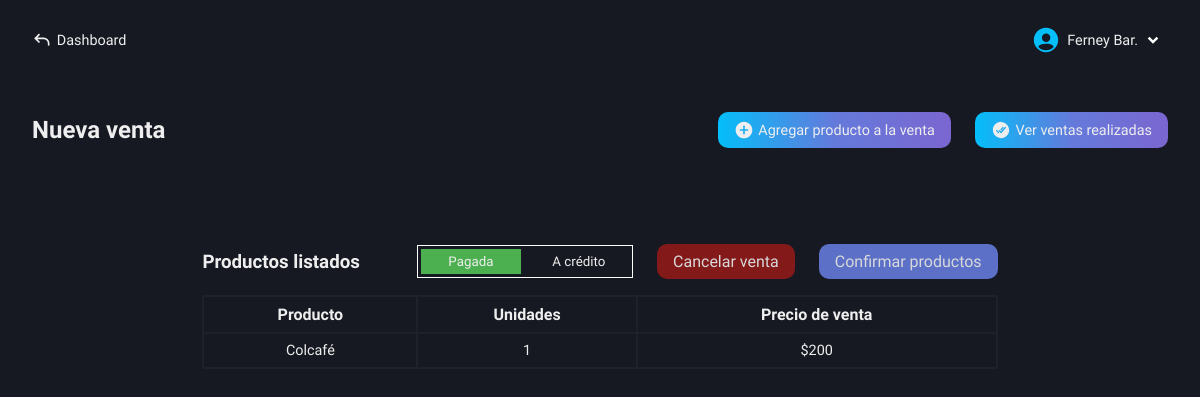
The app's page /roles/store/sales/new-sale.php (signed in), older data.
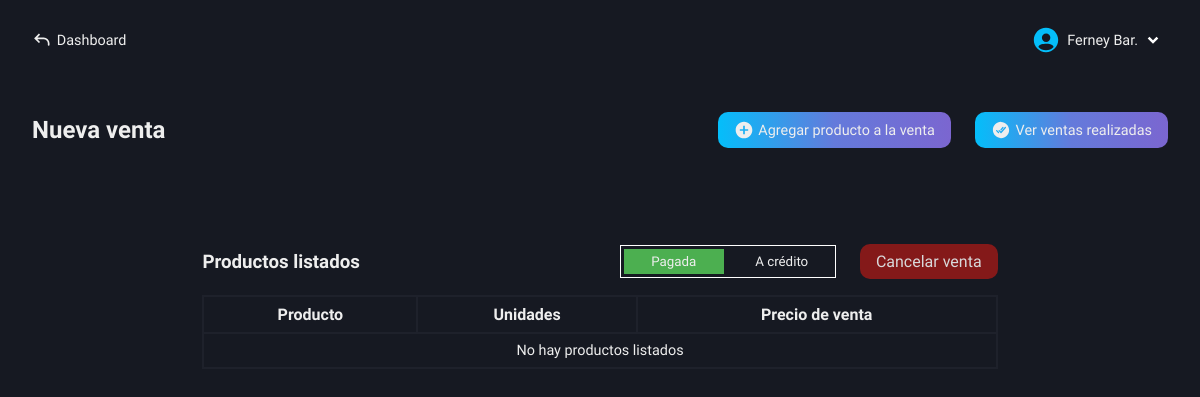
The same page, newer data.
### tables this page shows
CREATE TABLE `users` (
  `id` int(11) NOT NULL AUTO_INCREMENT,
  `name` varchar(100) NOT NULL,
  `lastname` varchar(100) NOT NULL,
  `email` varchar(100) NOT NULL,
  `phone_number` varchar(100) NOT NULL,
  `pass` varchar(100) NOT NULL,
  `name_business` varchar(100) NOT NULL,
  `role` varchar(100) NOT NULL,
  PRIMARY KEY (`id`)
);

CREATE TABLE `cart_store` (
  `id` int(11) NOT NULL AUTO_INCREMENT,
  `product_name` varchar(100) NOT NULL,
  `cart_stock` int(11) NOT NULL,
  `sale_price` decimal(50,0) NOT NULL,
  PRIMARY KEY (`id`)
);

### roles/store/sales/new-sale.php (the view, shortened to what this page needs)
<!DOCTYPE html>
<html lang="es">
<head>
    <link rel="stylesheet" href="../../../css/store/new-sale.css">
    <link rel="stylesheet" href="../../../css/base-premium.css">
    <link rel="stylesheet" href="../../../css/store/base-autocomplete.css">
    <link rel="stylesheet" href="https://code.jquery.com/ui/1.12.1/themes/base/jquery-ui.css">
    <?php
        include("../../../conexion.php");
        if (isset($_SESSION['user_id'])) {
            $id_user = $_SESSION['user_id'];
        } else {
            header("Location: ../../../index.php");
            exit();
        }
    ?>
</head>
<body>
    <main class="main">
        <nav class="nav-dash">
            <a href="../../dashboard-store.php" class="go-dash">
                <svg xmlns="http://www.w3.org/2000/svg" width="20" height="20" viewBox="0 0 24 24"><path fill="#eee" d="m4 10l-.707.707L2.586 10l.707-.707zm17 8a1 1 0 1 1-2 0zM8.293 15.707l-5-5l1.414-1.414l5 5zm-5-6.414l5-5l1.414 1.414l-5 5zM4 9h10v2H4zm17 7v2h-2v-2zm-7-7a7 7 0 0 1 7 7h-2a5 5 0 0 0-5-5z"/></svg>
                <p>Dashboard</p>
            </a>
            <div class="user-modal">
                <div class="username">
                    <div class="name-down">
                        <?php
                            $queryData = "SELECT name, lastname FROM users WHERE id = $id_user";
                            $result = mysqli_query($conexion, $queryData);
                            $rowData = mysqli_fetch_assoc($result);
                            echo "<p class='name'>" . $rowData['name'] . ' ' . substr($rowData['lastname'], 0, 3) . ".</p>";
                        ?>
                        <img src="../../../svg/down-arrow.svg" alt="">
                    </div>
                </div>
            </div>
        </nav>
        <section class="new-sale-products" id="hidden-modal">
            <div class="new-sale">
                <div class="tlt-button">
                    <h2 class="tlt-function">Nueva venta</h2>
                    <div class="add-see">
                        <div class="button-add-product-sale bg-btn">
                            <svg xmlns="http://www.w3.org/2000/svg" width="20" height="20" viewBox="0 0 24 24"><path fill="#eee" d="M12 2C6.477 2 2 6.477 2 12s4.477 10 10 10s10-4.477 10-10S17.523 2 12 2m5 11h-4v4h-2v-4H7v-2h4V7h2v4h4z"/></svg>
                            <p>Agregar producto a la venta</p>
                        </div>
                        <a href="sales-made.php" class="button-function bg-btn">
                            <p>Ver ventas realizadas</p>
                        </a>
                    </div>
                </div>
                <div class="content-table">
                    <div class="tlt-buttons-sale">
                        <div class="list-message">
                            <h3 class="tlt">Productos listados</h3>
                        </div>
                        <div class="cancel-generate-buttons">
                            <div class="options-pay-credit">
                                <button type="button" class="btn-options btn-pay locked-button">Pagada</button>
                                <button type="button" class="btn-options btn-credit locked-button">A crédito</button>
                            </div>
                            <a href="functions/cancel-sale.php">
                                <p>Cancelar venta</p>
                            </a>
                            <?php
                                $query = "SELECT COUNT(*) AS total FROM cart_store";
                                $result = mysqli_query($conexion, $query);
                                $row = mysqli_fetch_assoc($result);
                                if ($row['total'] > 0):
                            ?>
                                <button type="button" class="button-confirm">Confirmar productos</button>
                            <?php
                                endif;
                            ?>
                        </div>
                    </div>
                    <table>
                        <tr>
                            <th>Producto</th>
                            <th>Unidades</th>
                            <th>Precio de venta</th>
                        </tr>
                        <?php
                            $getData = "SELECT * FROM cart_store";
                            $resultData = mysqli_query($conexion, $getData);
                            if($resultData -> num_rows > 0){
                                while ($row = mysqli_fetch_array($resultData)){
                                    echo "<tr>
                                            <td>" . ucfirst($row['product_name']) . "</td>
                                            <td>" . $row['cart_stock'] . "</td>
                                            <td>$" . number_format($row['sale_price'], 0) . "</td>
                                          </tr>";
                                }
                            } else {
                                echo "<tr>
                                        <td colspan='3'>No hay productos listados</td>
                                     </tr>";
                            }
                        ?>
                    </table>
                </div>
            </div>
        </section>
    </main>
</body>
</html>

### css/store/new-sale.css (style rules this page uses)
.main { display: grid; grid-template-columns: 1fr; grid-template-rows: 80px auto; height: 100vh; background-color: var(--color-dark-blue-gray); }
.new-sale-products { grid-column: 1 / 2; grid-row: 2 / 3; padding: 2rem; box-sizing: border-box; background-color: var(--color-dark-blue-gray); }
.new-sale { display: flex; flex-direction: column; gap: 3rem; }
.tlt-button { display: flex; align-items: center; justify-content: space-between; }
.add-see { display: flex; align-items: center; gap: 1.5rem; }
.button-add-product-sale { display: flex; align-items: center; gap: .3rem; padding: .5rem 1rem; border-radius: 10px; cursor: pointer; font-size: .9rem; }
.button-function { display: flex; align-items: center; gap: .3rem; padding: .5rem 1rem; border-radius: 10px; font-size: .9rem; text-decoration: none; }
.content-table { margin-top: 3rem; }
.tlt-buttons-sale { width: 80%; margin: auto auto 1rem auto; display: flex; align-items: center; justify-content: space-between; }
.cancel-generate-buttons { display: flex; align-items: center; gap: 1.5rem; }
.cancel-generate-buttons a { display: flex; align-items: center; gap: .3rem; text-decoration: none; padding: .5rem 1rem; box-sizing: border-box; border-radius: 10px; background-color: var(--color-dark-red); opacity: .9; }
.options-pay-credit { display: flex; align-items: center; justify-content: center; gap: .5rem; padding: .2rem; border: 1px solid var(--color-white); }
.options-pay-credit button:first-child { background-color: var(--color-dark-green); }
.btn-options { padding: .3rem 0; width: 100px; box-sizing: border-box; border: none; background-color: transparent; text-align: center; cursor: pointer; }
table, th, td { border: 2px solid var(--color-slate-gray); border-collapse: collapse; }
table { width: 80%; margin: auto; }
th, td { padding: .5rem 0; text-align: center; }
td { font-size: .9rem; font-weight: 300; }
@media (max-width: 1400px) { .tlt-buttons-sale { width: 70%; } }
@media (max-width: 1400px) { table { width: 70%; } }
.button-confirm { background-color: var(--color-blue-stone); outline: none; border: none; border-radius: 10px; padding: .5rem 1rem; box-sizing: border-box; font-size: 1rem; cursor: pointer; opacity: .9; }

### css/base-premium.css (style rules this page uses)
.locked-button { pointer-events: none; background: transparent; }

### css/base-nav-dash.css (style rules this page uses)
* { color: #eee; }
.nav-dash { grid-column: 1 / 2; grid-row: 1 / 2; display: flex; align-items: center; justify-content: space-between; padding: 0 2rem; box-sizing: border-box; user-select: none; }
.username { display: flex; align-items: center; gap: .4rem; cursor: pointer; }
.name-down { display: flex; align-items: center; }
.name-down .name { color: #eee; font-size: .9rem; }
.go-dash { display: flex; align-items: center; gap: .3rem; text-decoration: none; }
.go-dash p { font-size: .9rem; color: #eee; }

### css/base-btn-bd.css (style rules this page uses)
.bg-btn { background: linear-gradient( 90deg, #04BEFA, #647adb, #7b66d0, #9554c9, #04BEFA ); background-size: 200%; animation: gradient-move 5s infinite; transition: transform 0.2s, box-shadow 0.2s; }

Row changes from the older to the newer data that the page shows:
removed cart_store: product_name "Colcafé", cart_stock "1", sale_price "200"
Text that changed along with them:
text no longer shown: "Confirmar productos"
text now shown: "No hay productos listados"
